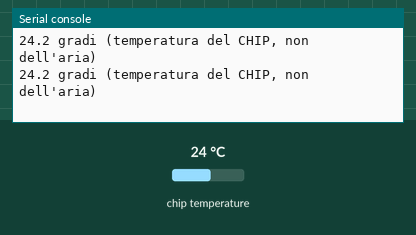
This program was run on a simulated Raspberry Pi Pico running MicroPython. Shown: the last lines printed to the serial console. Inputs (shaded band) come from the test bench; at power-on: chip temperature 24 °C.

Above: at 1.2 s.
1.3 s: chip temperature set to 1 °C
At 2.6 s:
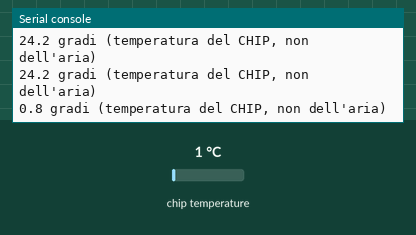
2.8 s: chip temperature set to 11 °C
At 3.8 s:
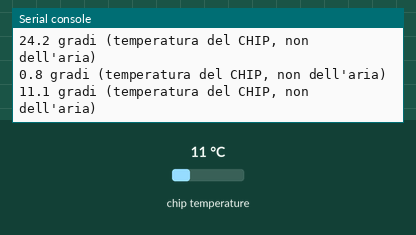
Timing chart, 0 to 5.8 s (numbered marks = the images above; inputs shaded):
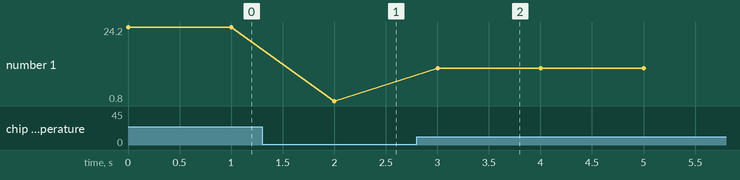

The program:

temperatura-chip.py
```python
# 08 - Il sensore di temperatura nascosto dentro l'RP2040 (canale ADC 4)

from machine import ADC
import time

sensore = ADC(4)

while True:
    lettura = sensore.read_u16() * 3.3 / 65535
    temperatura = 27 - (lettura - 0.706) / 0.001721
    print(round(temperatura, 1), "gradi (temperatura del CHIP, non dell'aria)")
    time.sleep(1)
```

Measured:
- after the input at 1.3 s, the serial console: prints a new line after 0.70 s (image 1)
- after the input at 2.8 s, the serial console: prints a new line after 0.20 s (image 2)
- plotted number 1: 24.2 → 0.8 after the input at 1.3 s, 0.8 → 11.1 after the input at 2.8 s
